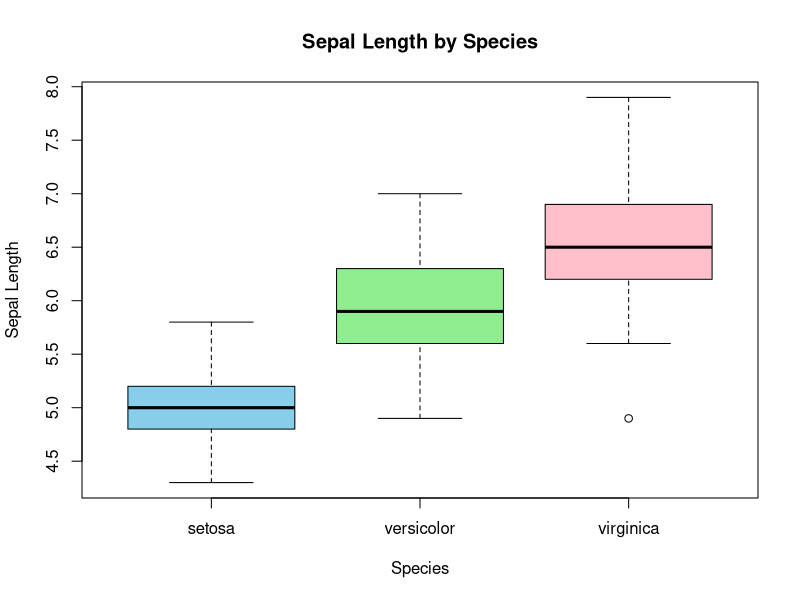

Source code (R):
# =========================================================
# Experiment 12
# ANOVA and Non-Parametric Tests
# =========================================================

# Load dataset
data(iris)

# Display first few rows
cat("First Six Records:\n")
print(head(iris))

# =========================================================
# ANOVA Test
# =========================================================

anova_result <- aov(
  Sepal.Length ~ Species,
  data = iris
)

cat("\nANOVA Test Result:\n")
print(summary(anova_result))

# =========================================================
# Mann-Whitney Test
# =========================================================

# Extract Sepal Length values
setosa <- subset(
  iris,
  Species == "setosa"
)$Sepal.Length

versicolor <- subset(
  iris,
  Species == "versicolor"
)$Sepal.Length

# Mann-Whitney Test
mann_whitney_result <- wilcox.test(
  setosa,
  versicolor
)

cat("\nMann-Whitney Test Result:\n")
print(mann_whitney_result)

# =========================================================
# Kruskal-Wallis Test
# =========================================================

kruskal_result <- kruskal.test(
  Sepal.Length ~ Species,
  data = iris
)

cat("\nKruskal-Wallis Test Result:\n")
print(kruskal_result)

# =========================================================
# Boxplot
# =========================================================

boxplot(
  Sepal.Length ~ Species,
  data = iris,
  
  col = c("skyblue",
          "lightgreen",
          "pink"),
  
  main = "Sepal Length by Species",
  
  xlab = "Species",
  
  ylab = "Sepal Length"
)

# =========================================================
# Interpretation
# =========================================================

cat("\nInterpretation:\n")

cat("\n1. ANOVA checks whether group means differ significantly.\n")

cat("2. Mann-Whitney test compares two independent groups.\n")

cat("3. Kruskal-Wallis test compares more than two groups.\n")
